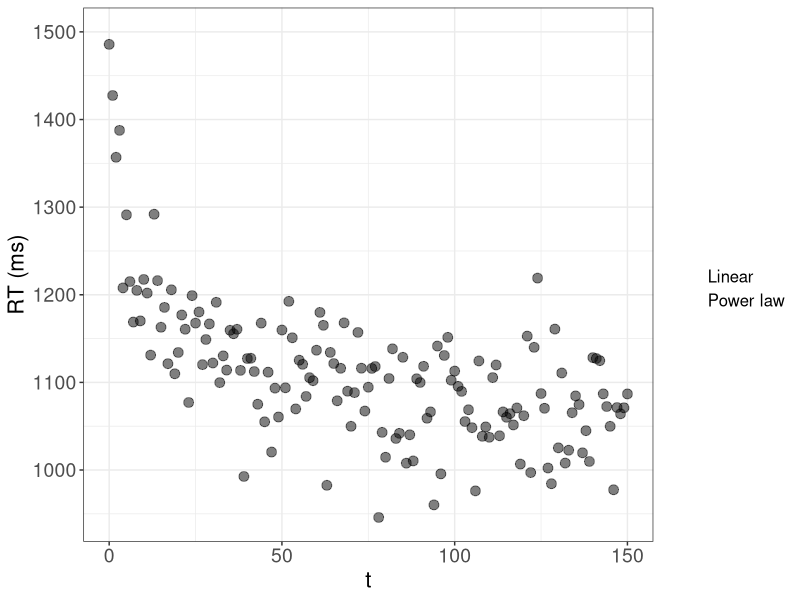
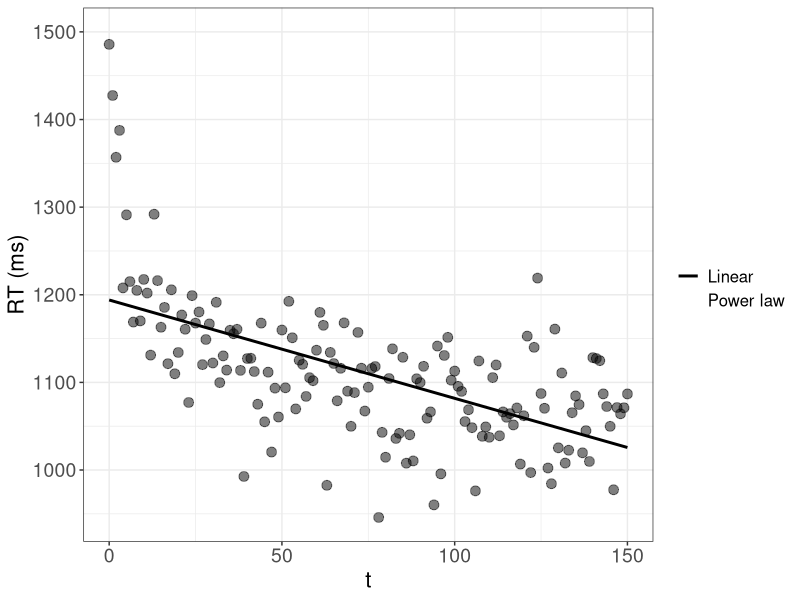
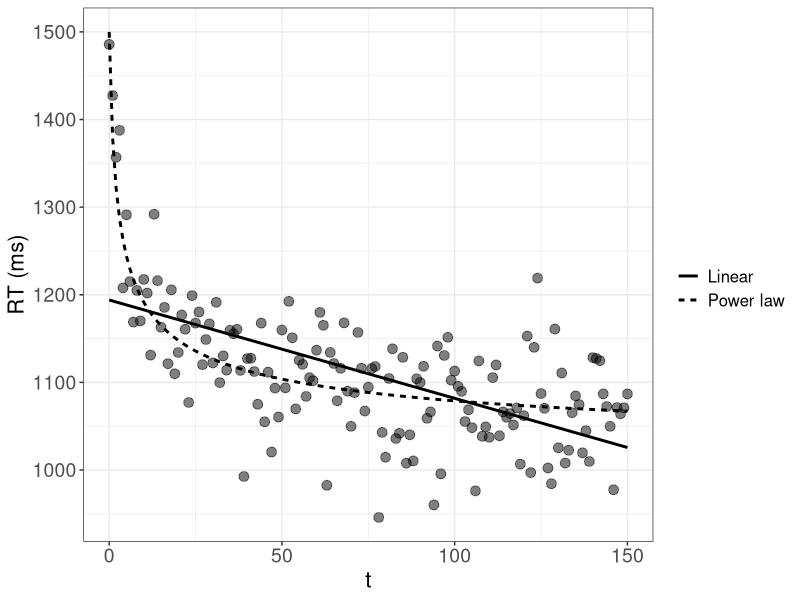
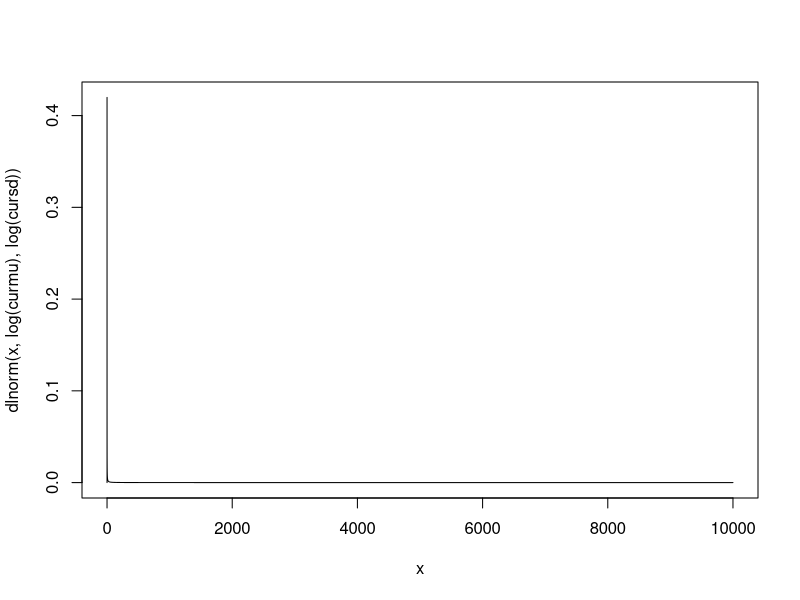
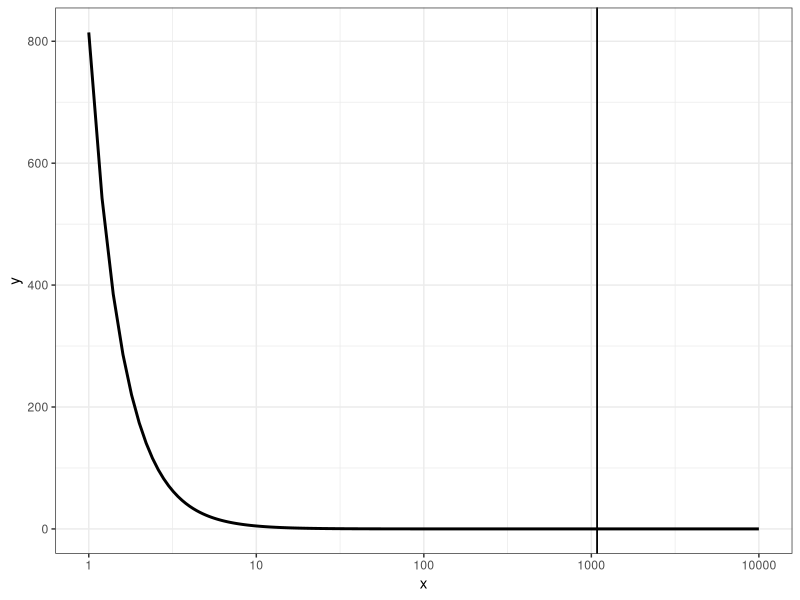
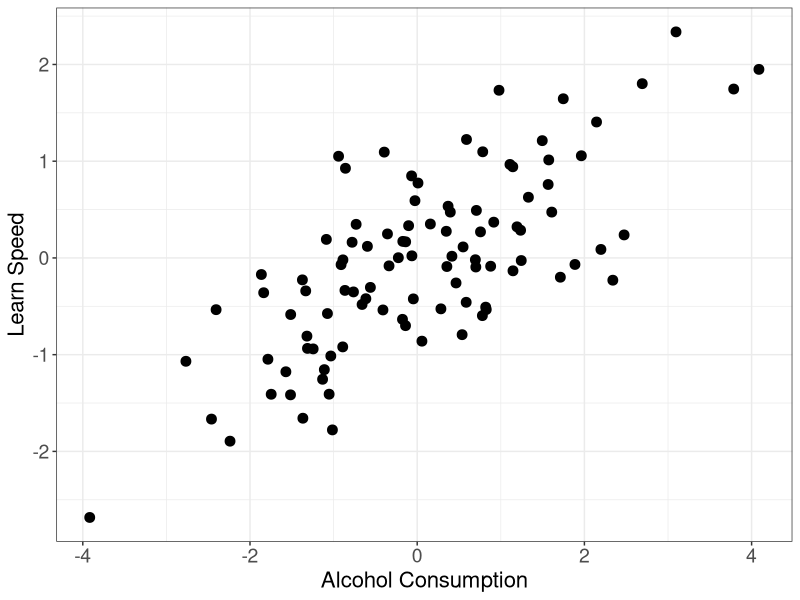
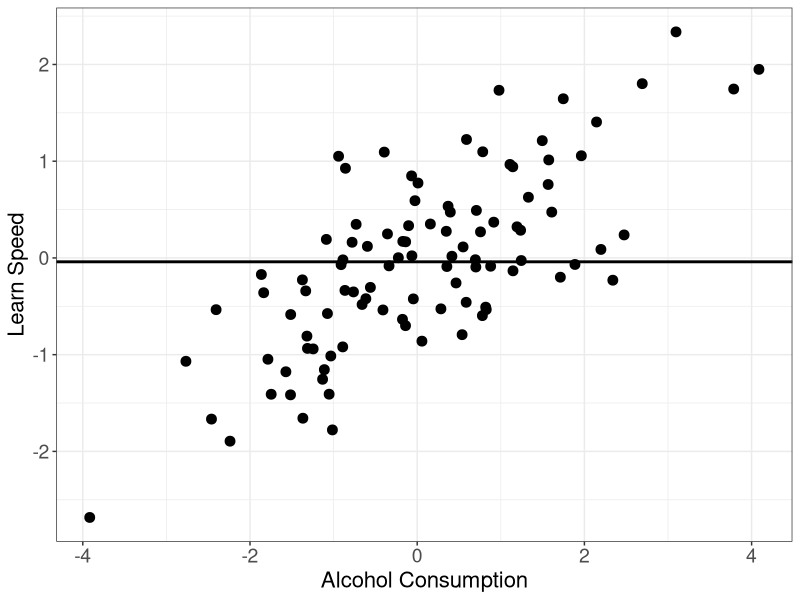
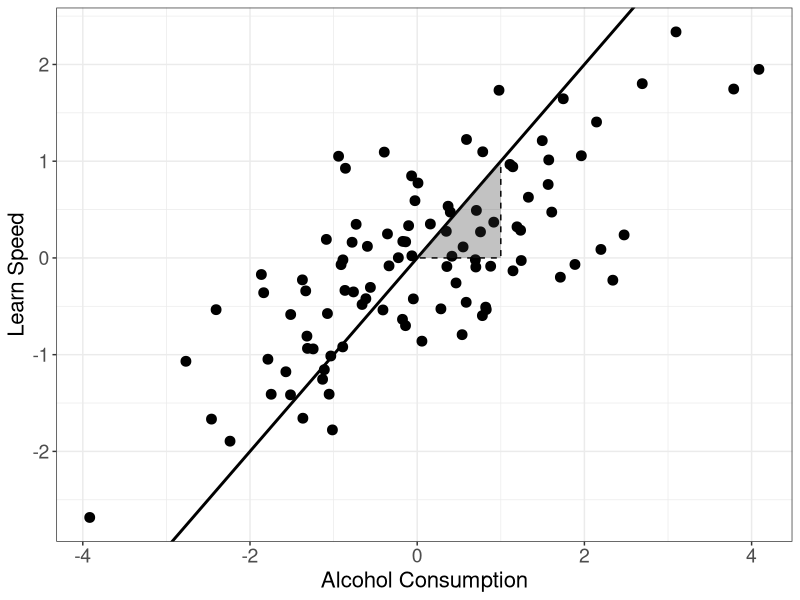

R code for these plots, in order: (Note: this script raises an error after producing the figures.)
## ---- chunk 1
library(dplyr)  # basic package for changing data structures.

library(ggplot2)  # important package for plotting.

thlg <- theme(axis.title = element_text(size = 16),
              axis.text = element_text(size = 14),
              legend.title = element_text(size = 14),
              legend.text = element_text(size = 12))
## ---- chunk 2

# Forgetting data:
  N <- 150
  t <- 0:N

  # Power:
    Ap <- 1000
    Bp <- 500
    bet <- 0.4
  
    RTp <- Ap + Bp * (t + 1)^(-bet) + rnorm(N + 1, 0, 50)

  # Exponential:
    Ae <- 1000
    Be <- 500
    alp <- 0.6
  
    RTe <- Ae + Be * exp(-alp * t) + rnorm(N + 1, 0, 50)

  # Linear:

# Plotting:
  pow_lin_dat <- data.frame(t = t, RTp = RTp, RTe = RTe,
              pred_p = Ap + Bp * (t + 1)^(-bet),
              pred_e = Ae + Be * exp(-alp * t)) %>%
    ggplot(aes(x = t)) +
    geom_point(aes(y = RTp), size = 3, alpha = 0.5) +
    labs(y = "RT (ms)", linetype = "") +
    geom_line(aes(y = pred_p, linetype = "Power law"), linewidth = 1, color = NA) +
    # geom_line(aes(y = pred_e, linetype = "Exponetial law"), linewidth = 1) +
    # Linear:
    geom_smooth(aes(y = RTp, linetype = "Linear"), method = "lm", se = FALSE, linewidth = 1, color = NA) +
    theme_bw() +
    thlg

  pow_lin_dat

  ggsave("_figures/pow_lin_dat.png", height = 12, width = 16, unit = "cm")


  pow_lin <- pow_lin_dat +
    # geom_line(aes(y = pred_e, linetype = "Exponetial law"), linewidth = 1) +
    # Linear:
    geom_smooth(aes(y = RTp, linetype = "Linear"), method = "lm", se = FALSE, linewidth = 1, color = "black")

  
  pow_lin
  ggsave("_figures/lin.png", height = 12, width = 16, unit = "cm")


  pow_lin +
    geom_line(aes(y = pred_p, linetype = "Power law"), linewidth = 1)

  ggsave("_figures/pow_lin.png", height = 12, width = 16, unit = "cm")

## ---- chunk 3
# Average tax cut of $ 1,083 
# 
# But: 80% receive less than this cut, half (around 45 Million people) receive less than $ 100, $ 30,127 for the top 1%

# Try with lognormal:
  curmu <- 0.01
  cursd <- 10000
  
  x <- seq(0, curmu + cursd, by = 0.1)
  plot(x, dlnorm(x, log(curmu), log(cursd)), type = "l")
  
  
  1- plnorm(c(30127), log(curmu), log(cursd))
  plnorm(c(1083, 100), log(curmu), log(cursd))
  
  # Target probabilities:
  c(0.01, 0.8, 0.5)
  
  # Use a pareto distribution:
    # Equations:
    # x_m = 1/(1 - 0.5)^(-1/a) = 100
    # x_m = 1/(1 - 0.8)^(-1/a) = 1083
    # x_m = 1/(1 - 0.01)^(-1/a) = 30127
    # a <- 1083/(1083-x_m)


    x_m <- 200 

    a <- 1083/(1083-x_m)
    
    
    x <- seq(1, 10000, by = 0.2)

    pout <- (a * x_m^a)/(x^(a+1))  # PDF.

    (mpar <- (a * x_m)/(a - 1))
    # To have a mean of 1083 a can be: a = mpar/(mpar - x_m)
    
    (qtpar08 <- x_m * (1 - 0.8)^(-1/a))  # 30127

    (qtpar05 <- x_m * (1 - 0.5)^(-1/a))
    

    data.frame(x = x, y = pout) %>%
      ggplot(aes(x = x, y = y)) +
      geom_line(linewidth = 1) +
      geom_vline(aes(linetype = "mean"), xintercept = mpar) +
      geom_vline(aes(linetype = "mean"), xintercept = mpar) +
      scale_x_continuous(trans = "log10") +
      thlg +
      theme_bw()
  

## ---- chunk 4
# Simple linear relationship:
  n <- 100
  set.seed(09234)
  learn_speed <- rnorm(n)
  alcohol <- rnorm(n, learn_speed)  # assuming that more intelligent people drink more  
## ---- chunk 5

  plt_alc_learn <- data.frame(alcohol = alcohol, learn_speed = learn_speed) %>%
    ggplot(aes(x = alcohol, y = learn_speed)) +
    geom_point(size = 3) +
    labs(x = "Alcohol Consumption", y = "Learn Speed", linetype = "") +
    theme_bw() +
    thlg

# Show and save:
plt_alc_learn

ggsave("_figures/alc_learn_raw.png", height = 12, width = 12, unit = "cm")
## ---- chunk 6
plt_alc_learn +
    geom_hline(yintercept = mean(learn_speed), linewidth = 1)

ggsave("_figures/alc_learn_mean.png", height = 12, width = 12, unit = "cm")
## ---- chunk 7
  plt_alc_learn +
      # Linear:
      geom_abline(slope = 1, linewidth = 1) +
      annotate(geom = "polygon", x = c(1, 0, 1), y = c(1, 0, 0),
              linetype = "dashed", color = "black",
              alpha = 0.3)
  
  ggsave("_figures/alc_learn_lm.png", height = 12, width = 12, unit = "cm")


# Fitted model:
  fit <- lm(learn_speed ~ alcohol)
  summary(fit)

  ic <- coef(fit)["(Intercept)"]   # intercept.
  slp <- coef(fit)["alcohol"]

plt_alc_learn +
    # Linear:
    geom_smooth(method = "lm", se = FALSE, linewidth = 1, color = "black") +
    geom_abline(intercept = ic, slope = slp, linewidth = 1) +
    annotate(geom = "polygon", x = c(1, 0, 1), y = c(1, 0, 0) * slp + ic,
            linetype = "dashed", color = "black",
            alpha = 0.3) +
    annotate(geom = "text", x = 1, y = slp/2 + ic, label = round(slp, 2), size = 6, hjust = 0)

ggsave("_figures/alc_learn_fit.png", height = 12, width = 12, unit = "cm")
## ---- chunk 8
n_correct <- 0:10
pvals <- dbinom(n_correct, size = 10, prob = .75)
pmass <- data.frame(n_correct = factor(n_correct), pn = pvals) %>%
  ggplot(aes(x = n_correct, y = pn)) +
  geom_col() +
  # scale_x_binned(n.breaks = 11, show.limits = TRUE, right = FALSE) +
  theme_classic()

pmass
ggsave("_figures/pmass.png", height = 12, width = 12, unit = "cm")

pmass +
  annotate(geom = "segment", 
           x = 8, y = 0, yend = pvals[n_correct == 7], linetype = "dashed", linewidth = 1) +
  annotate(geom = "segment", 
           x = 0, xend = 8, y = pvals[n_correct == 7], linetype = "dashed", linewidth = 1) +
  annotate(geom = "point", x = 8, y = pvals[n_correct == 7], size = 3)

ggsave("_figures/pmass_lik.png", height = 12, width = 12, unit = "cm")

# Density:
tr <- seq(0, 30, by = 0.01)
dvals <- dlnorm(tr, 2, 1.7)
pdens <- data.frame(t = tr, dens = dvals) %>%
  ggplot(aes(x = tr, y = dens)) +
  geom_line(linewidth = 1) +
  theme_classic()

pdens
ggsave("_figures/pdens.png", height = 12, width = 12, unit = "cm")

pdens +
  annotate(geom = "segment", 
           x = 7, y = 0, yend = dvals[tr == 7], linetype = "dashed", linewidth = 1) +
  annotate(geom = "segment", 
           x = 0, xend = 7, y = dvals[tr == 7], linetype = "dashed", linewidth = 1) +
  annotate(geom = "point", x = 7, y = dvals[tr == 7], size = 3)
ggsave("_figures/pdens_lik.png", height = 12, width = 12, unit = "cm")
## ---- chunk 9
# Define function:
value_function <- function(x, alp, bet = alp, lamb){
  ifelse(x >= 0, x^alp, -lamb * (-x)^bet)
}


# Visualize:
  x <- seq(-100, 100, by = 1)  # define values.


# Create combinations of different parameters:
  dm <- expand.grid(alp = c(0.1, 0.5, 0.8), lambda = c(1, 2))

# Get data for each combination:
  outlist <- apply(dm, MARGIN = 1, FUN = function(rw){
    data.frame(x = x, V = value_function(x, alp = rw[1],
      lamb = rw[2]), alp = rw[1], lamb = rw[2]) 
  })

  outdat <- do.call(rbind, outlist)  # combine the list into a single data.frame.

outdat %>%
  ggplot(aes(x = x, y = V, color = alp, linetype = factor(lamb), group = interaction(lamb, alp))) +
  geom_line(linewidth = 1) +
  scale_color_distiller(palette = "Spectral") +
  theme_classic()

ggsave("_figures/valfun.png", height = 12, width = 12, unit = "cm")
## ---- chunk 10
probdat <- seq(0.05, 0.95, by = 0.15)  # probabilities.

# FUnction to generate rewards:
curprob <- probdat[1]  # selecting a probability.

tr <- 200  # 200 rounds.
rbinom(tr, 1, curprob)  # get an outcome according to a bernoulli distribution.

# Simple Q-learning:-----------------
  get_cmat <- function(choice, input){
    
    # Input matrix with row and column indices and values:
    inp <- as.matrix(cbind(1:length(choice), choice, input))
    
    # Get own rewards for each choice:
    cmat <- matrix(0, ncol = 2, nrow = length(choice)) 
    cmat[inp[,1:2]] <- inp[, 3]
    
    return(cmat)
    
  }

  # Utility function:
  utpay <- function(rew, choice) {
  
    # Input matrix with row and column indices and values:
    paymat <- get_cmat(choice = choice, input = rew)
    
    return(paymat)

  }

update_q <- function(qprev,  # vector of previous q values
                     ut,  # vector of rewards / utilities.
                     alp,  # alpha
                     update_unchosen = TRUE,
                     choices = NA
)  {
  
  
  pred_err <- ut - qprev  # prediction error.
  
  # Should the unchosen option be updated?
  if(!update_unchosen){
    # Set prediction error == 0 for unchosen option:
    pred_err[3 - choices] <- 0
      # Note: Replace 2 by length(options) for more than 2 options.
      # Alternatively: Update the unchosen and rewarded option with 1? 
    # ut[cbind(1:3, choices + 1)]  # rewards from chosen.
    
  }
  
  qnew <- qprev + alp * pred_err
  
  return(qnew)
  
}


  simfun <- function(theta, competition = TRUE, op_prob = c(0.5, 0.5),
                       utfun = utpay, nind = 3, maxtr = 200, maxrew = 1){
      
      ## 4.1 Get parameters:  
      lpar <- theta[1]  # get corresponding learning parameter phi/alpha.
      soft <- theta[length(theta)]  # softmax parameter is always last in list!.
      
      # For mimicking Schulze et al., the softmax paramter is transformed
      # (we use soft instead of c to avoid collision):
      
      soft <- 3^(10 * soft) - 1  
      
      # First round: -------------------------------------------------------
      # Choices (rows are rounds, columns individuals):
      cmat <- matrix(sample(c(0, 1), size = nind, prob = c(0.5, 0.5), replace = TRUE),
                     nrow = 1)
      
      # Rewards (rows are rounds, columns individuals):
      rew_choice <- sample(c(0, 1), size = 1,
                           prob = op_prob)
      rmat <- ifelse(rew_choice == cmat & any(rew_choice == cmat),  
                      # if any chose the rewarded option for all.
                     competition * maxrew/sum(rew_choice == cmat) +
                       (1 - competition) * maxrew,  # maximum reward distributed.  
                     0)
      
      # utfun(rew = rmat[1, ], choice = cmat[1,])
      utmat <- array(rep(0, 2 * nind * maxtr), dim = c(nind, 2, maxtr))  # utility matrix in given round.
      # Individuals are rows, opotions are columns.
      
      utmat[, rew_choice + 1, 1] <- rmat  # add rewarded option.
      # TODO: Translate utuitlity if necessary.
      utmat[,,1:2]
      
      
      ## 3.3 Initialize option value matrix:
      optval_mat <- array(rep(NA, 2 * nind * maxtr), dim = c(nind, 2, maxtr))   # option values for each choice
      optval_mat[,,1] <- 0
      
      
      
    # 4.2 Loop over subsequent trials: ---------------------------------
      for(tr in 2:maxtr) {
    
    
        # Learning:
        ## 4.2.1 Get data from previous trial:
        choices <- cmat[tr - 1,]  # choices in previous round.
        pi_cur <- utmat[, , tr - 1]  # get utilities from previous trial.
    
        ## 4.2.2 Update learned values:
    
        # Which formulation is used?
        # TODO: Probably this is actually obsolete as both functions are essentially the same!
    
        # a) A learning rule:
        # Matrix of option values in current round:
        optval_mat_tr <- update_q(qprev = optval_mat[,,tr - 1],
                                  ut = pi_cur,
                                  alp = lpar)
    
        if(is.null(dim(optval_mat_tr))){
          dim(optval_mat_tr) <- c(nind, 2)
        }
    
        # Save option value matrix:
        optval_mat[,,tr] <- optval_mat_tr  # get a matrix of q-values.
    
        # Choices:
        # subtraction of each row's maximum to avoid overflow problems.
        optval_mat_tr <- t(apply(optval_mat_tr, MAR = 1, function(x) x - max(x)))
    
        # Adapted from Charley:
        p <- exp(optval_mat_tr * soft)  # Softmax rule.
        # TODO: Use division or multiplication?
    
        p <- p/rowSums(p)  # get probabilities for each option.
    
        # Get a choice for each individual:
        # sample(matrix(rep(c(0, 1), each = nind), ncol = 2), size = nind, replace = TRUE, prob = p)
    
        cvec <- apply(p, MARGIN = 1, FUN = function(p){
          sample(c(0, 1), size = 1, prob = p)
        })
    
        cmat <- rbind(cmat, cvec)
    
        # Rewards:
        # Rewards (rows are rounds, columns individuals):
        rew_choice <- sample(c(0, 1), size = 1, prob = op_prob)
        rmat <- ifelse(rew_choice == cvec & any(rew_choice == cvec),  # if any chose the rewarded option for all.
                       competition * maxrew/sum(rew_choice == cvec) +
                         (1 - competition) * maxrew/2,  
                          # maximum reward distributed (divide by 2 for non-competition).
                       0)
    
    
        utmat[, rew_choice + 1, tr] <- rmat  # add rewarded option.
        # TODO: Translate utuitlity if necessary.
    
      }  # eof. loop.
    
      return(list(cmat = cmat, optval = optval_mat))
    
    }
## ---- chunk 11
theta_cur <- 0.1

dm <- expand.grid(theta_cur = c(0.2, 0.8),
                  p = c(0.2, 0.5, 0.9),
                  alp = 0.9)

outlist <- lapply(1:nrow(dm), FUN = function(rw){
  simout <- simfun(theta = c(dm$alp[rw], dm$theta_cur[rw]), nind = 1, op_prob = c(dm$p[rw], 1-dm$p[rw]))

  soft <- 3^(10 * dm$theta_cur[rw]) - 1  

  optval_mat_tr <- t(apply(simout$optval[1,,], MAR = 2, function(x) x - max(x)))
  oprobs <- exp(optval_mat_tr * soft)
  data.frame(tr = 1:length(simout$cmat), p = dm$p[rw], theta = dm$theta_cur[rw],
        oval = simout$optval[,2,], oprob = (oprobs/rowSums(oprobs))[,2], 
        choice = simout$cmat)
})


do.call(rbind, outlist) %>%
  ggplot(aes(x = tr, y = oprob, color = factor(p))) +
  facet_grid(theta ~ p, labeller = label_both) +
  geom_line(linewidth = 0.5, alpha = 0.7) +
  geom_point(aes(y = choice), position = position_jitter(height = 0.01)) +
  scale_color_brewer(palette = "Dark2") +
  theme_bw() +
  theme(legend.position = "bottom")

ggsave("_figures/rl_example.png", height = 16, width = 24, unit = "cm")
## ---- chunk 12
#define parameters to generate data
nDataPts  <- 20
rho       <- .8  # correlation.
intercept <- .0

# generate synthetic data
dat <- matrix(0, nDataPts, 2)
dat[ ,2] <- rnorm(nDataPts)   
dat[ ,1] <- rnorm(nDataPts)*sqrt(1.0-rho^2) + dat[ ,2]*rho + intercept  

dat

plot(dat)
## ---- chunk 13
lm(dat[,1] ~ dat[,2])
## ---- chunk 14
# plot data and current predictions          
getregpred <- function(parms, dat) {
  regpred <- parms["b0"] + parms["b1"] * dat[ ,2]           
  
  #wait with drawing a graph until key is pressed
  par(ask=TRUE)
  plot   (dat[ ,2], type="n", las=1, ylim=c(-2,2), xlim=c(-2,2), xlab="X", ylab="Y")
  par(ask=FALSE)
  points (dat[ ,2], dat[ ,1], pch=21, bg="gray")
  lines  (dat[ ,2], regpred, lty="solid")
  
  return(regpred)
}  
## ---- chunk 15
#obtain current predictions and compute discrepancy
rmsd <- function(parms, data1) {          
  preds <- getregpred(parms, data1)        
  rmsd <- sqrt(sum((preds-data1[ ,1])^2)/length(preds))
}
## ---- chunk 16
# Define the grid:
dm <- expand.grid(b0 = seq(-0.2, 0.2, by = 0.2), b1 = seq(-1, 1, by = 0.5))

cur_discr <- 10000
bestrow <- NA

for(i in 1:nrow(dm)){
  cur_rmsd <- rmsd(parms = unlist(dm[i,]), data1 = dat)

  if(cur_rmsd < cur_discr){
    cur_discr <- cur_rmsd
    bestrow <- i
  }
}

cur_discr
dm[bestrow,]
## ---- chunk 17
# Nelder-Mead:
startParms <- c(-1., .2) 
names(startParms) <- c("b1", "b0")
#obtain parameter estimates
xout <- optim(startParms, rmsd, data1 = dat)

# Show paramters:
xout
## ---- chunk 18
# Choices for first parameters.
cur_choices <- outlist[[1]]$choice

mean(outlist[[1]]$choice)

# Fixed choice probability:

ps <- seq(0, 1, by = 0.1)

lls <- sapply(ps, FUN = function(p){
  ll <- dbinom(cur_choices, size = 1, p, log = TRUE)
})

deviance <- -2 * colSums(lls)
min(deviance)

ps[which.min(deviance)]
## ---- chunk 19
dm <- expand.grid(alp = seq(0, 1, by = 0.1),
                  theta = seq(0, 1, by = 0.1))

# Choices for first parameters.
outlist[[1]]$choice
## ---- chunk 20
#discrepancy for power forgetting function 
powdiscrep <- function (parms,rec,ri) {                    
  if (any(parms<0)||any(parms>1)) return(1e6)
  pow_pred <- parms["a"] *(parms["b"]*ri + 1)^(-parms["c"])
  return(sqrt( sum((pow_pred-rec)^2)/length(ri) ))
}                                                          

#Carpenter et al. (2008) Experiment 1
rec <- c(.93,.88,.86,.66,.47,.34) # recall proportions.
ri  <- c(.0035, 1, 2, 7, 14, 42)  # retention intervals in days.

# initialize starting values 
  sparms <-c(1,.05,.7)
  names(sparms) <- c("a","b","c")
#obtain best-fitting estimates
  pout <- optim(sparms, powdiscrep, rec=rec, ri=ri)   # Simplex
  pow_pred <- pout$par["a"] *(pout$par["b"]*c(0:max(ri)) + 1)^(-pout$par["c"])  

#plot data and best-fitting predictions
  x11()
  par(cex.axis=1.2,cex.lab=1.4)
  par(mar=(c(5, 5, 3, 2) + 0.1),las=1)
  plot(ri,rec, 
       xlab = "Retention Interval (Days)", 
       ylab = "Proportion Items Retained",  
       ylim=c(0.3,1),xlim=c(0,43),xaxt="n",type="n")
  lines(c(0:max(ri)),pow_pred,lwd=2)
  points(ri,rec,pch=21, bg="dark grey",cex=2)
  dev <- pow_pred[ri+1]
  for (x in c(1:length(ri))) {
    lines(c(ri[x],ri[x]),c(dev[x],rec[x]),lwd=1)
    }
  axis(1,at=c(0:43))
## ---- chunk 21
# perform bootstrapping analysis
ns  <- 55
nbs <- 1000
bsparms <- matrix(NA,nbs,length(sparms))

# Predictions:
bspow_pred <- pout$par["a"] *(pout$par["b"]*ri + 1)^(-pout$par["c"])

for (i in c(1:nbs)) {   
    recsynth     <- vapply(bspow_pred, FUN=function(x) mean(rbinom(ns,1,x)), numeric(1))  # synthetic data.
    bsparms[i,]  <- unlist(optim(pout$par,powdiscrep,rec=recsynth,ri=ri)$par)  # estimate values for a, b and c
}

#function to plot a histogram
histoplot<-function(x,l4x) {
    hist(x,xlab=l4x,main="",xlim=c(0,1),cex.lab=1.5,cex.axis=1.5)
    lq <- quantile(x,0.025)
    abline(v=lq,lty="dashed",lwd=2)
    uq <- quantile(x,0.975)
    abline(v=uq,lty="dashed",lwd=2)
    return(c(lq,uq))
}
x11(width=5,height=2)
par(mfcol=c(1,3),las=1)
for (i in c(1:dim(bsparms)[2])) {
    print(histoplot(bsparms[,i],names(sparms)[i]))
}
## ---- chunk 22
n <- 1000
m <- seq(1,10,length.out = n)

#pdf(file="polycomplex.pdf", width=7, height=4)

par(mfrow=c(1,2))

for (modOrder in c(2,10)){
  plot(1:10,1:10,xlim=c(0.5,10.5), ylim=c(0,5), type="n",
       xlab="Physical intensity", ylab="Sensation", las=1)
  kk <- poly(x = m,degree = modOrder)
  for (rep in 1:10){
    tcoef <- rnorm(modOrder, sd=5)
    #tcoef <- rexp(modOrder, rate=0.2)
    y <- t(kk%*%tcoef)
    y <- y - min(y)
    lines(x=m, y, type="l", col=rgb(0,0,0,0.5))
  }
}

#dev.off()
## ---- chunk 23
n <- 20
n_transfer <- 2
nReps <- 1000
maxOrder <- 6

trainErr <- rep(0, maxOrder)
testErr <- rep(0, maxOrder)

m <- 1:n

tcoef <- c(1,-1,1)
kk <- poly(m,length(tcoef))
realf <- t(kk%*%tcoef)

plot(m, realf)

for (rep in 1:nReps){
  #tcoef <- c(-1,-1,1)
  dat <- realf + rnorm(n, sd=0.5)
  m_t <- sample.int(n, size=n_transfer)
  m <- setdiff(1:n,m_t)
  for (modOrder in 1:maxOrder){
    tTrain <- 0
    tTest <- 0
    lm_t <- lm(dat[m] ~ poly(m,modOrder))
    tTrain <- tTrain + mean(lm_t$residuals^2)
    tTest <- tTest + mean((predict(lm_t, data.frame(m=m_t))-dat[m_t])^2)
    trainErr[modOrder] <- trainErr[modOrder] + tTrain
    testErr[modOrder] <- testErr[modOrder] + tTest
  }
}

kk <- cbind(trainErr,testErr)/nReps

#pdf(file="outOfSet.pdf",width=4,height=5)
matplot(kk, type="l",lty=1,
        ylim=c(0,0.7),
        lwd=2,col=c("black","grey"),
        xlab="Complexity",ylab="Prediction Error")
legend(1,0.7,c("Train","Test"),lwd=2,lty=1,col=c("black","grey"))
#dev.off()
## ---- chunk 24
n <- 10
stimrange <- c(1,10)
m <- seq(stimrange[1],stimrange[2],length.out = n)
s <- log(m) + rnorm(n,sd=0.5)
s[s < 0] <- 0

lm_3 <- lm(s ~ poly(m,3))
lm_n <- lm(s ~ poly(m,n-1))

#pdf(file="Nihm76.pdf", width=6, height=6)

par(mfrow=c(1,2))
# plot(m,s, pch=3, las=1,
#      xlab='Physical Intensity',
#      ylab='Perceived Intensity')
# points(predict(lm_3))
# 
# plot(m,s, pch=3, las=1,
#      xlab='Physical Intensity',
#      ylab='Perceived Intensity')
# points(predict(lm_n))

m_fill <- seq(stimrange[1],stimrange[2],length.out = 1000)
plot(m,s, pch=3, las=1,
     xlab='Physical Intensity',
     ylab='Perceived Intensity')
lines(m_fill,
      predict(lm_3,data.frame(m=m_fill)),
      type="l", lty=1, las=1)

plot(m,s, pch=3, las=1,
     xlab='Physical Intensity',
     ylab='Perceived Intensity')
lines(m_fill,
      predict(lm_n,data.frame(m=m_fill)),
      type="l", lty=1, las=1)

#dev.off()
## ---- chunk 25
n <- 20
n_transfer <- 10
nReps <- 500
maxOrder <- 10
realOrder <- 3

m <- 1:n

bias <- rep(0, maxOrder)
variab <- rep(0,maxOrder)

tcoef <- c(1,-1,1)
kk <- poly(m,length(tcoef))
realf <- kk%*%tcoef

allPreds <- {}
for (modOrder in 1:maxOrder){
  allPreds[[modOrder]] <- matrix(rep(0,n*nReps),ncol=n)
}

for (rep in 1:nReps){
  #tcoef <- c(-1,-1,1)
  dat <- realf + rnorm(n, sd=0.5)
  for (modOrder in 1:maxOrder){
    lm_t <- lm(dat ~ poly(m,modOrder))
    allPreds[[modOrder]][rep,] <- predict(lm_t)
  }
}

#pdf(file="biasVarianceIllus.pdf",width=7,height=7)
par(mfrow=c(2,2))
for (ii in c(1,3,7,10)){
  plot(m,realf,ylim=c(-1.5,1),
       type="b",lwd=2,las=1,
       xlab="x", ylab="y")
  lines(colMeans(allPreds[[ii]]),
        col=rgb(0,0,0,0.5),lwd=3)
  kk <- apply(allPreds[[ii]],2,function(x) quantile(x,c(0.1,0.9)))
  lines(smooth(kk[1,]), lwd=2,lty=2,col=rgb(0,0,0,0.5))
  lines(smooth(kk[2,]), lwd=2,lty=2,col=rgb(0,0,0,0.5))
  legend(10,-0.5,legend=c("true","fitted"), lty=1, 
         col=c("black","grey"),lwd=2)
  title(paste("Order = ",ii))
}
#dev.off()

bias <- rep(0,maxOrder)
variab <- rep(0,maxOrder)
for (ii in 1:maxOrder){
  mm <- colMeans(allPreds[[ii]])
  bias[ii] <- mean((mm-realf)^2)
  kk <- apply(allPreds[[ii]],1,function(x) (x-mm)^2)
  variab[ii] <- mean(rowMeans(kk))
}

#pdf(file="biasVarTradeOff.pdf",width=5,height=5)
par(mfrow=c(1,1))
plot(bias+variab, type="l", lwd=2, lty=2,
     ylim=c(0,0.15), 
     xlab="Complexity", ylab="Error")
lines(bias,lwd=2)
lines(variab,lwd=2,col=rgb(0,0,0,0.5))
legend(6,0.07,
       legend=c("Total Error",expression("Bias" ^ "2"),"Variance"),
       lty=c(2,1,1),lwd=1,col=c("black","black","grey"))
#dev.off()
## ---- chunk 26
# Parameters for prior
mu_0 <- 0       # prior mean
sigma_0 <- 0.3    # prior standard deviation

# Parameters for data (likelihood)
sigma <- 0.5               # known standard deviation of data
# x_data <- c(0.4, 0.5, 0.6) # observed data
set.seed(9834)
x_data <- rnorm(7, 0.8, sigma)
n <- length(x_data)
x_bar <- mean(x_data)

# Posterior parameters
sigma_n_sq <- 1 / (1/sigma_0^2 + n/sigma^2)
mu_n <- sigma_n_sq * (mu_0/sigma_0^2 + n * x_bar / sigma^2)
sigma_n <- sqrt(sigma_n_sq)

# Grid for plotting
theta <- seq(-1, 2, length.out = 500)
prior_density <- dnorm(theta, mean = mu_0, sd = sigma_0)
likelihood_density <- dnorm(theta, mean = x_bar, sd = sigma / sqrt(n))  # Likelihood ~ N(x̄, σ²/n)
posterior_density <- dnorm(theta, mean = mu_n, sd = sigma_n)

maxy <- max(c(prior_density, likelihood_density, posterior_density))

# Plot
plot(theta, prior_density, type = "l", col = "blue", lwd = 2,
     ylim = c(0, maxy * 1.1),
     ylab = "Density", xlab = expression(theta),
     main = "Conjugate Normal-Normal Bayesian Updating")

points(x = x_data, y = rep(maxy * 0.1, length(x_data)))

lines(theta, likelihood_density, col = "red", lwd = 2)
lines(theta, posterior_density, col = "darkgreen", lwd = 2)

legend(x = max(theta) * 2/3, y = maxy * 0.8,
       legend = c("Prior", "Likelihood", "Posterior"),
       col = c("blue", "red", "darkgreen"),
       lwd = 2, lty = 1, box.lwd = 1, box.col = NA, bg = NA)
## ---- chunk 27
x <- seq(0, 1, by = 0.01)
stages <- list(c(0.5, 0.5), c(1, 1), c(1, 2), c(5, 3), c(16, 12))

curdat <- lapply(stages, FUN = function(ab){
  data.frame(x = x, 
              stage = paste0(ab, collapse = ","),
                    dens = dbeta(x, ab[1], ab[2]))
})

betdat <- do.call(rbind, curdat)

betdat$stf <- factor(betdat$stage, levels = sapply(stages, paste0, collapse = ","), ordered = TRUE)

for(st in levels(betdat$stf)[-1]){
  

  bet1_2 <- betdat %>%
    filter(stage != "0.5,0.5") %>%
    ggplot(aes(x = x, y = dens, color = stf, alpha = interaction(stf < st, stage == st, drop = TRUE))) +
    geom_line(linewidth = 1) +
    scale_color_brewer(palette = "Dark2" ) +
    scale_alpha_manual(values = c("TRUE.FALSE" = 0.4, "FALSE.FALSE" = 0, "FALSE.TRUE" = 1),
      guide = "none") +
    labs(color = "") +
    theme_classic()

  bet1_2
  
  ggsave(sprintf("_figures/beta%s.png", gsub(",|\\.", "_", st)), height = 12, width = 12, unit = "cm")  

}



## ---- chunk 28
num_weeks <- 1e5
positions <- rep(0,num_weeks)
current <- 10
for ( i in 1:num_weeks ) {
# record current position
positions[i] <- current
# flip coin to generate proposal
proposal <- current + sample( c(-1,1) , size=1 )
# now make sure he loops around the archipelago
if ( proposal < 1 ) proposal <- 10
if ( proposal > 10 ) proposal <- 1
# move?
prob_move <- proposal/current
current <- ifelse( runif(1) < prob_move , proposal , current )
}

barplot(table(positions))
## ---- chunk 29
#perform MCMC

# Observed data
n <- 28        # number of trials
k <- 16        # number of red balls observed

# Prior: Beta(alpha, beta)
alpha <- 1
beta <- 1

# Metropolis-Hastings parameters
iterations <- 10000
burn_in <- 1000
theta_current <- 0.5  # current parameter.
proposal_sd <- 0.05

# Storage for samples
samples_post <- numeric(iterations)

# Log posterior function (up to constant)
log_posterior <- function(theta, k, n, alpha, beta) {
  if (theta <= 0 || theta >= 1) return(-Inf)  # Reject invalid theta
  return((k + alpha - 1) * log(theta) + (n - k + beta - 1) * log(1 - theta))
}

# Metropolis-Hastings sampling
set.seed(123)  # For reproducibility
for (i in 1:iterations) {
  # Propose new theta from normal distribution
  theta_proposal <- rnorm(1, mean = theta_current, sd = proposal_sd)
  
  # Calculate acceptance ratio (on log scale)
  log_r <- log_posterior(theta_proposal, k, n, alpha, beta) -
           log_posterior(theta_current, k, n, alpha, beta)
  
  # Accept or reject
  if (log(runif(1)) < log_r) {
    theta_current <- theta_proposal
  }
  
  samples[i] <- theta_current
}

# Discard burn-in
samples_post <- samples[(burn_in + 1):iterations]

# Plot posterior samples:

par(mfrow = c(1, 2))

plot(samples_post, type = "l")

hist(samples_post, breaks = 50, probability = TRUE, col = "skyblue",
     main = "Posterior of θ via Metropolis-Hastings", xlab = expression(theta))
abline(v = mean(samples_post), col = "red", lwd = 2)

par(mfrow = c(1, 1))


## ---- chunk 30
# Example for assignment:
x <- rnorm(100, 3, 4)
y <- 0 + rnorm(100, x, 4) * 0.3


plot(x, y)

iter <- 1e5
positions <- rep(0, iter)  # parameter estimates.
current <- 0

for ( i in 1:num_weeks ) {
  # record current position
  positions[i] <- current
  # flip coin to generate proposal
  proposal <- current + rnorm(1, 0, 1)  # proposal for parameter.

  # Likelihood (no prior for now): 
    


  # now make sure he loops around the archipelago
  if ( proposal < 1 ) proposal <- 10
  if ( proposal > 10 ) proposal <- 1
  # move?
  prob_move <- proposal/current
  current <- ifelse( runif(1) < prob_move , proposal , current )
}

barplot(table(positions))
